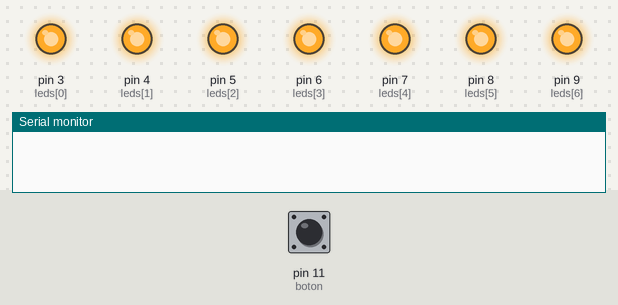
A sketch run on a simulated Arduino Uno, built with avr-gcc and run on an emulated ATmega328P. Shown: output pins drawn as LEDs (lit = HIGH), the last lines printed to the serial monitor. The inputs (shaded band) are chosen by the test bench; at power-on: pin 11 (boton) HIGH. Random numbers use the default seed unless the sketch sets one.

Above: at 1.2 s.
1.3 s: pin 11 (boton) pulled LOW for 0.15 s
At 1.85 s:
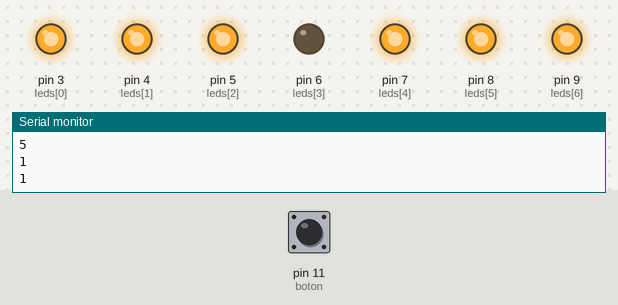
At 3.0 s:
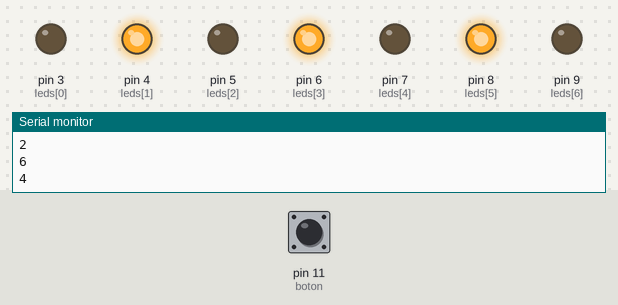
Timing chart, 0 to 4.5 s (numbered marks = the images above; inputs shaded):
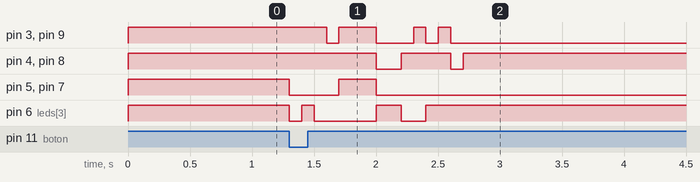

The sketch:

Dado.ino
```cpp
// Mario Ruiz Calvo 05/05/2017

int leds[7] = {3,4,5,6,7,8,9}; // Pin para leds del dado
int boton = 11; // Botón para hacer una tirada

void apagar_todos(){
  for(int i=0;i<7;i++)
    digitalWrite(leds[i], HIGH);
}

// Funciones que apagan y encienden los leds correspondientes para mostrar el número indicado
void muestra_uno(){
  apagar_todos();
  digitalWrite(leds[3], LOW);
}

void muestra_dos(){
  apagar_todos();
  digitalWrite(leds[4], LOW);
  digitalWrite(leds[2], LOW);
}

void muestra_tres(){
  apagar_todos();
  digitalWrite(leds[4], LOW);
  digitalWrite(leds[2], LOW);
  digitalWrite(leds[3], LOW);
}

void muestra_cuatro(){
  apagar_todos();
  digitalWrite(leds[4], LOW);
  digitalWrite(leds[2], LOW);
  digitalWrite(leds[0], LOW);
  digitalWrite(leds[6], LOW);
}

void muestra_cinco(){
  apagar_todos();
  digitalWrite(leds[4], LOW);
  digitalWrite(leds[2], LOW);
  digitalWrite(leds[0], LOW);
  digitalWrite(leds[6], LOW);
  digitalWrite(leds[3], LOW);
}

void muestra_seis(){
  apagar_todos();
  digitalWrite(leds[4], LOW);
  digitalWrite(leds[2], LOW);
  digitalWrite(leds[0], LOW);
  digitalWrite(leds[6], LOW);
  digitalWrite(leds[1], LOW);
  digitalWrite(leds[5], LOW);
}

// Función que muestra el número indicado como parámetro
void MostrarNumero(int i){
  Serial.println(i); // Imprimir por el puerto serie el número que se va a mostrar
  switch(i){
    case 1:
      muestra_uno();
      break;
    case 2:
      muestra_dos();
      break;
    case 3:
      muestra_tres();
      break;
    case 4:
      muestra_cuatro();
      break;
    case 5:
      muestra_cinco();
      break;
    case 6:
      muestra_seis();
      break;
  }
}

// Función para realizar una tirada. Muestra una serie de números elegidos al azar durante 1,5 segundos. El último valor es el elegido.
void rodar_dado(){
  apagar_todos();
  Serial.println("Tirada:");
  int t_inicio, t_actual;
  t_inicio = t_actual = millis();
  while( t_actual < t_inicio + 1500){ // Controlar que ha pasdo 1,5 segundos
    MostrarNumero(random(1,7)); // Elegir numero al azar
    delay(100); // Esperar un poco para que se pueda ver el número
    t_actual = millis();
  }
}

void setup() {
  randomSeed(analogRead(0)); // Inicializar semilla para los números aleatorios
  Serial.begin(9600);
  for(int i=0;i<7;i++)
    pinMode(leds[i],OUTPUT);
  pinMode(boton,INPUT);
  apagar_todos();
}

int estadoAnterior_boton = LOW;
void loop() {
  int  estadoActual_boton = digitalRead(boton);
  if( estadoActual_boton == LOW && estadoAnterior_boton == HIGH){ // Se ha pulsado el boton
    rodar_dado();
    estadoAnterior_boton = LOW;
  }else
  if(estadoActual_boton == HIGH && estadoAnterior_boton == LOW)
    estadoAnterior_boton=HIGH;
}
```

Measured:
- after the input at 1.3 s, pin 3 (leds[0]): goes LOW 0.10 s, HIGH 0.30 s, LOW 0.30 s, HIGH 0.10 s, LOW 0.10 s, HIGH 0.10 s, then LOW, starting after 0.30 s; pin 4 (leds[1]): HIGH → LOW after 0.70 s, → HIGH 0.20 s later, → LOW 0.40 s later, → HIGH 0.10 s later
